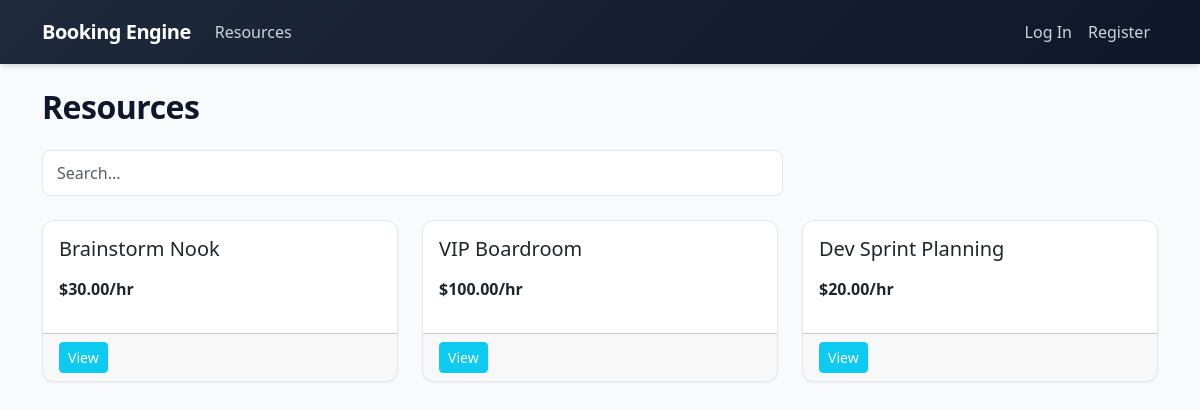
The app's page /, older data.
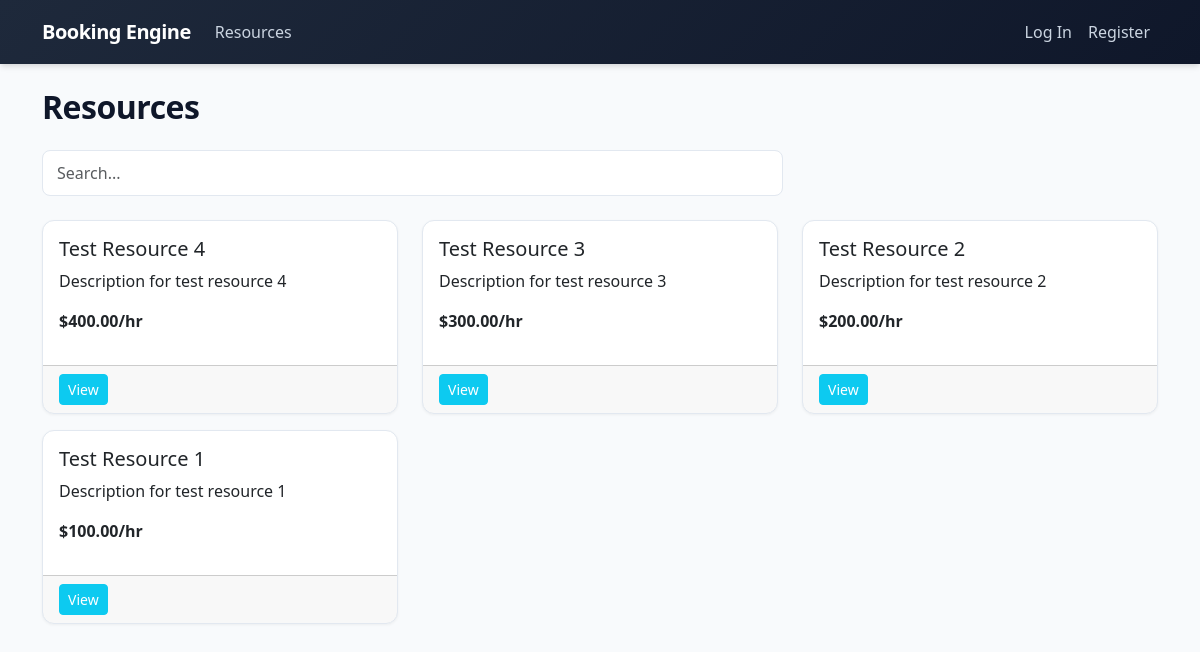
The same page, newer data.
### apps/resources/models.py (models this page shows, shortened)
class Resource(models.Model):
    category = models.ForeignKey(
        ResourceCategory,
        on_delete=models.CASCADE,
        related_name='resources',
        verbose_name="Category"
    )
    name = models.CharField(max_length=150, verbose_name="Resource Name")
    slug = models.SlugField(max_length=150, unique=True, verbose_name="URL Slug")
    description = models.TextField(blank=True, verbose_name="Description")
    price_per_hour = models.DecimalField(
        max_digits=8,
        decimal_places=2,
        verbose_name="Price Per Hour"
    )
    capacity = models.PositiveIntegerField(default=1, verbose_name="Capacity (persons)")
    is_active = models.BooleanField(default=True, verbose_name="Is Active")
    created_at = models.DateTimeField(auto_now_add=True, verbose_name="Created At")
    class Meta:
        verbose_name = "Resource"
        verbose_name_plural = "Resources"
        ordering = ['-created_at']

### apps/resources/views.py (the view)
# urls.py: path('', views.ResourceListView.as_view(), name='resource_list'),
class ResourceListView(ListView):
    model = Resource
    template_name = 'resources/resource_list.html'
    context_object_name = 'resources'
    paginate_by = 6
    def get_queryset(self):
        queryset = Resource.objects.filter(is_active=True)
        query = self.request.GET.get('q')
        category = self.request.GET.get('category')
        if query:
            queryset = queryset.filter(Q(name__icontains=query) | Q(description__icontains=query))
        if category:
            queryset = queryset.filter(category_id=category)
        return queryset

### apps/resources/templates/resources/resource_list.html (shortened to what this page needs)
{% extends 'base.html' %}
{% block content %}
<div class="d-flex justify-content-between align-items-center mb-3">
    <h2>Resources</h2>
</div>
<form method="get" class="mb-4">
    <div class="row g-2">
        <div class="col-md-8">
            <input type="text" name="q" class="form-control" placeholder="Search..." value="{{ request.GET.q|default:'' }}">
        </div>
    </div>
</form>
<div class="row">
    {% for resource in resources %}
        <div class="col-md-4 mb-3">
            <div class="card h-100">
                <div class="card-body">
                    <h5 class="card-title">{{ resource.name }}</h5>
                    <p class="card-text">{{ resource.description|truncatewords:10 }}</p>
                    <p class="fw-bold">${{ resource.price_per_hour }}/hr</p>
                </div>
                <div class="card-footer">
                    <a href="{% url 'resources:resource_detail' slug=resource.slug %}" class="btn btn-sm btn-info text-white">View</a>
                </div>
            </div>
        </div>
    {% empty %}
        <p>No resources available.</p>
    {% endfor %}
</div>
{% endblock %}

### templates/base.html (shortened to what this page needs)
<!DOCTYPE html>
<html lang="en">
<head>
    <link href="https://cdn.jsdelivr.net/npm/bootstrap@5.3.0/dist/css/bootstrap.min.css" rel="stylesheet">
    {% load static %}
    <link rel="stylesheet" href="{% static 'css/custom.css' %}">
</head>
<body>
    <nav class="navbar navbar-expand-lg navbar-dark bg-dark mb-4">
        <div class="container">
            <a class="navbar-brand" href="{% url 'resources:resource_list' %}">Booking Engine</a>
            <div class="collapse navbar-collapse">
                <ul class="navbar-nav me-auto">
                    <li class="nav-item">
                        <a class="nav-link" href="{% url 'resources:resource_list' %}">Resources</a>
                    </li>
                </ul>
                <ul class="navbar-nav ms-auto">
                    {% if user.is_authenticated %}
                        <li class="nav-item"><a class="nav-link" href="{% url 'bookings:booking_list' %}">My Bookings</a></li>
                        <li class="nav-item d-flex align-items-center ms-2 me-2">
                            <a href="{% url 'users:profile' %}" class="d-flex align-items-center text-decoration-none text-white">
                                {% if user.avatar %}
                                    <img src="{{ user.avatar.url }}" alt="{{ user.username }}" class="rounded-circle" width="32" height="32" style="object-fit: cover; border: 2px solid #4f46e5;">
                                {% else %}
                                    <div class="rounded-circle bg-secondary text-white d-flex align-items-center justify-content-center fw-bold" style="width: 32px; height: 32px; font-size: 14px;">
                                        {{ user.username|slice:":1"|upper }}
                                    </div>
                                {% endif %}
                                <span class="ms-2">{{ user.username }}</span>
                            </a>
                        </li>
                        <li class="nav-item">
                            <form action="{% url 'users:logout' %}" method="post" class="d-inline">
                                {% csrf_token %}
                                <button type="submit" class="btn btn-link nav-link">Log Out</button>
                            </form>
                        </li>
                    {% else %}
                        <li class="nav-item"><a class="nav-link" href="{% url 'users:login' %}">Log In</a></li>
                        <li class="nav-item"><a class="nav-link" href="{% url 'users:register' %}">Register</a></li>
                    {% endif %}
                </ul>
            </div>
        </div>
    </nav>
    <div class="container">
        {% block content %}{% endblock %}
    </div>
</body>
</html>

### static/css/custom.css (style rules this page uses)
:root { --primary-color: #4f46e5; --primary-hover: #4338ca; --bg-main: #f8fafc; --card-bg: #ffffff; --text-main: #1e293b; --text-muted: #64748b; --border-color: #e2e8f0; }
body { background-color: var(--bg-main); color: var(--text-main); font-family: 'Segoe UI', system-ui, -apple-system, sans-serif; min-height: 100vh; display: flex; flex-direction: column; }
.navbar { background: linear-gradient(135deg, #1e293b 0%, #0f172a 100%) !important; box-shadow: 0 4px 6px -1px rgba(0, 0, 0, 0.1), 0 2px 4px -1px rgba(0, 0, 0, 0.06); padding-top: 0.75rem; padding-bottom: 0.75rem; }
.navbar-brand { font-weight: 700; letter-spacing: -0.5px; color: #ffffff !important; }
.navbar .nav-link { color: #cbd5e1 !important; font-weight: 500; transition: color 0.2s ease; }
.card { background-color: var(--card-bg); border: 1px solid var(--border-color); border-radius: 12px; box-shadow: 0 1px 3px 0 rgba(0, 0, 0, 0.05); transition: transform 0.2s ease, box-shadow 0.2s ease; overflow: hidden; }
input.form-control, select.form-select, textarea.form-control { border-radius: 8px; border: 1px solid var(--border-color); padding: 0.625rem 0.875rem; transition: border-color 0.2s ease, box-shadow 0.2s ease; }
h1, h2, h3, h4 { font-weight: 700; color: #0f172a; letter-spacing: -0.5px; }

Row changes from the older to the newer data that the page shows:
removed Resource: name "Brainstorm Nook", price_per_hour "30.00"
removed Resource: name "VIP Boardroom", price_per_hour "100.00"
removed Resource: name "Dev Sprint Planning", price_per_hour "20.00"
added Resource: name "Test Resource 4", description "Description for test resource 4", price_per_hour "400.00"
added Resource: name "Test Resource 3", description "Description for test resource 3", price_per_hour "300.00"
added Resource: name "Test Resource 2", description "Description for test resource 2", price_per_hour "200.00"
added Resource: name "Test Resource 1", description "Description for test resource 1", price_per_hour "100.00"
